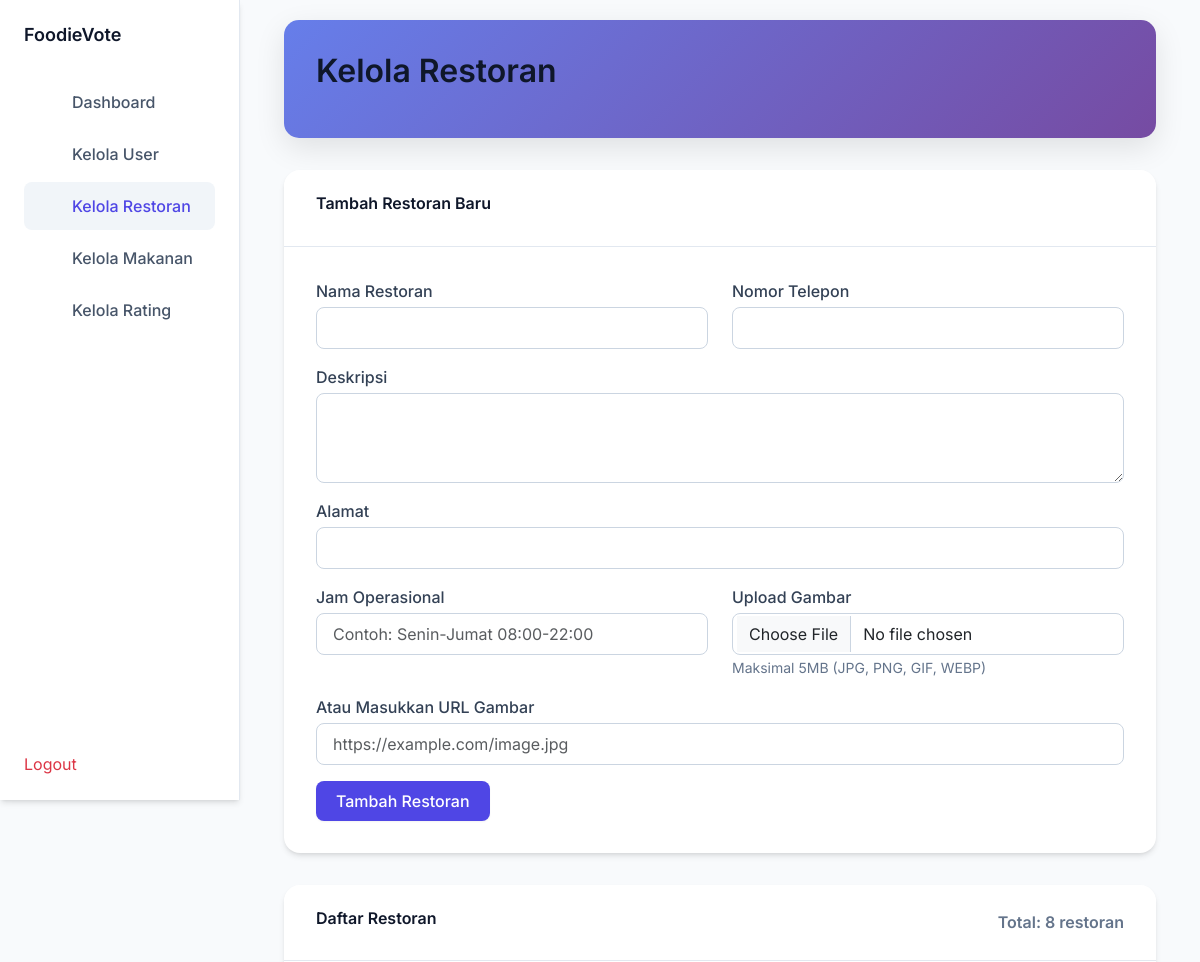
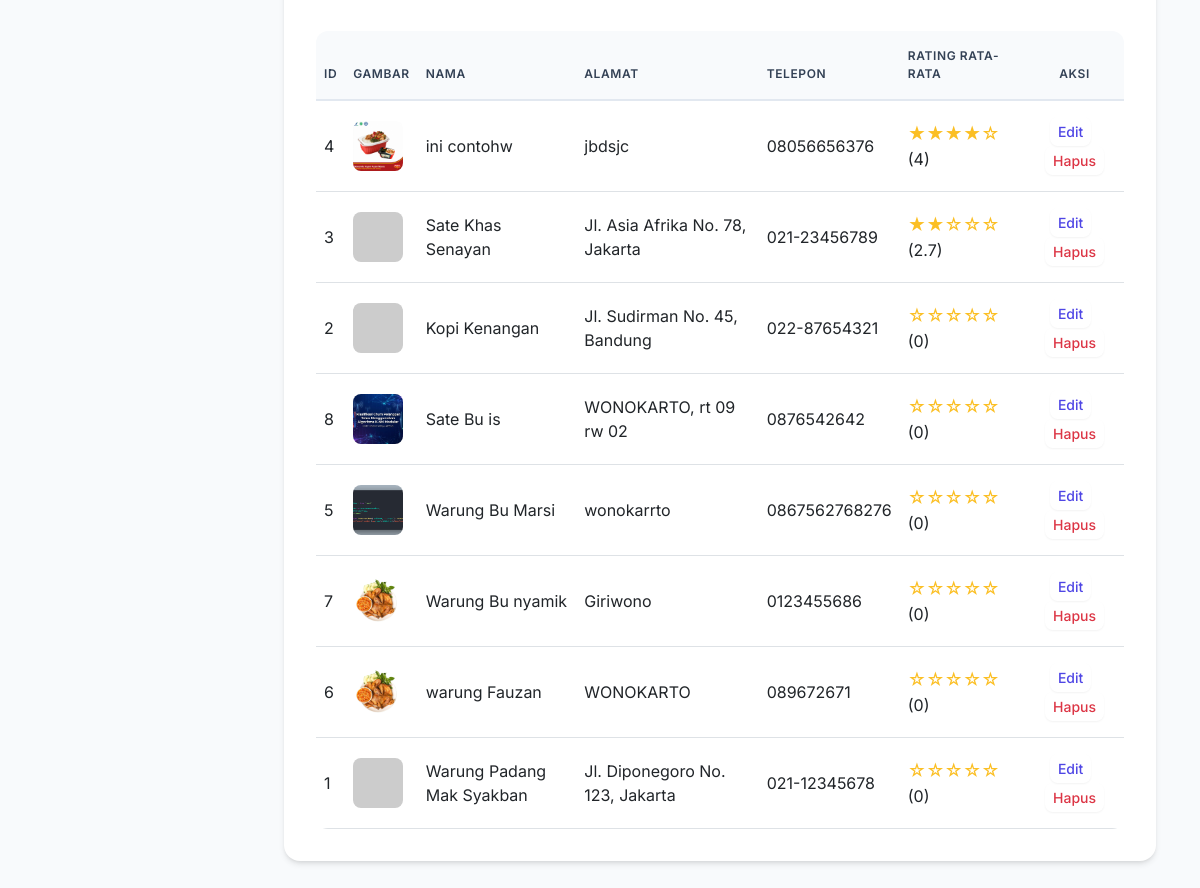
Page /Sasino/foodievote/index.php?page=manage-restaurants (signed in) on the committed database (2 pictures, top to bottom).
### tables this page shows
CREATE TABLE `restaurants` (
  `id` int NOT NULL,
  `name` varchar(255) NOT NULL,
  `description` text NOT NULL,
  `address` text NOT NULL,
  `phone` varchar(20) NOT NULL,
  `operating_hours` varchar(100) NOT NULL,
  `image_url` varchar(500) DEFAULT NULL,
  `created_at` timestamp NULL DEFAULT CURRENT_TIMESTAMP
);

### config/database.php (called while the page is built, shortened)
<?php
function getConnection() {
    try {
        $pdo = new PDO("mysql:host=" . DB_HOST . ";dbname=" . DB_NAME, DB_USER, DB_PASS);
        $pdo->setAttribute(PDO::ATTR_ERRMODE, PDO::ERRMODE_EXCEPTION);
        return $pdo;
    } catch(PDOException $e) {
        die("Koneksi gagal: " . $e->getMessage());
    }
}

### modules/restaurants/restaurant.model.php (called while the page is built, shortened)
<?php
require_once __DIR__ . '/../../config/database.php';
class RestaurantModel {
    private $conn;
    public function __construct() {
        $this->conn = getConnection();
    }
    public function getAllRestaurants() {
        try {
            $sql = "SELECT r.id, r.name, r.description, r.address, r.phone, r.operating_hours, r.image_url,
                    AVG(rt.rating) as avg_rating, COUNT(rt.id) as total_ratings
                    FROM restaurants r
                    LEFT JOIN ratings rt ON r.id = rt.restaurant_id
                    GROUP BY r.id
                    ORDER BY avg_rating DESC, r.name ASC";
            $stmt = $this->conn->prepare($sql);
            $stmt->execute();
            return $stmt->fetchAll(PDO::FETCH_ASSOC);
        } catch (PDOException $e) {
            error_log("Error in getAllRestaurants: " . $e->getMessage());
            return [];
        }
    }
}

### views/admin/manage-restaurants.php (the view, shortened to what this page needs)
<?php
require_once '../modules/restaurants/restaurant.model.php';
$restaurantModel = new RestaurantModel();
$restaurants = $restaurantModel->getAllRestaurants();
$restaurants = $restaurantModel->getAllRestaurants();
?>
<div class="dashboard-header">
    <h1>Kelola Restoran</h1>
</div>
<div class="card mb-4 fade-in-section">
    <div class="card-header">
        <h5>Tambah Restoran Baru</h5>
    </div>
    <div class="card-body">
        <form method="POST" enctype="multipart/form-data">
            <div class="row">
                <div class="col-md-6 mb-3">
                    <label for="name" class="form-label">Nama Restoran</label>
                    <input type="text" class="form-control" id="name" name="name" required>
                </div>
                <div class="col-md-6 mb-3">
                    <label for="phone" class="form-label">Nomor Telepon</label>
                    <input type="text" class="form-control" id="phone" name="phone" required>
                </div>
            </div>
            <div class="mb-3">
                <label for="description" class="form-label">Deskripsi</label>
                <textarea class="form-control" id="description" name="description" rows="3" required></textarea>
            </div>
            <div class="mb-3">
                <label for="address" class="form-label">Alamat</label>
                <input type="text" class="form-control" id="address" name="address" required>
            </div>
            <div class="row">
                <div class="col-md-6 mb-3">
                    <label for="operating_hours" class="form-label">Jam Operasional</label>
                    <input type="text" class="form-control" id="operating_hours" name="operating_hours" placeholder="Contoh: Senin-Jumat 08:00-22:00" required>
                </div>
                <div class="col-md-6 mb-3">
                    <label for="image_file" class="form-label">Upload Gambar</label>
                    <input type="file" class="form-control" id="image_file" name="image_file" accept="image/*" onchange="previewImage(this, 'preview_add')">
                    <small class="text-muted">Maksimal 5MB (JPG, PNG, GIF, WEBP)</small>
                </div>
            </div>
            <div class="mb-3">
                <label for="image_url" class="form-label">Atau Masukkan URL Gambar</label>
                <input type="text" class="form-control" id="image_url" name="image_url" placeholder="https://example.com/image.jpg">
            </div>
            <button type="submit" name="add_restaurant" class="btn btn-primary pulse-animation">Tambah Restoran</button>
        </form>
    </div>
</div>
<div class="card fade-in-section">
    <div class="card-header d-flex justify-content-between align-items-center">
        <h5>Daftar Restoran</h5>
        <span class="text-muted">Total: <?php echo count($restaurants); ?> restoran</span>
    </div>
    <div class="card-body">
        <div class="table-responsive">
            <table class="table">
                <thead>
                    <tr>
                        <th>ID</th>
                        <th>Gambar</th>
                        <th>Nama</th>
                        <th>Alamat</th>
                        <th>Telepon</th>
                        <th>Rating Rata-rata</th>
                        <th class="text-center">Aksi</th>
                    </tr>
                </thead>
                <tbody>
                    <?php foreach ($restaurants as $restaurant): ?>
                        <tr>
                            <td><?php echo $restaurant['id']; ?></td>
                            <td>
                                <?php if (!empty($restaurant['image_url'])): ?>
                                    <?php
                                    $imageSrc = $restaurant['image_url'];
                                    if (strpos($restaurant['image_url'], 'http') !== 0) {
                                        if (strpos($restaurant['image_url'], '/') === 0) {
                                            $imageSrc = BASE_URL . $restaurant['image_url'];
                                        } else {
                                            $imageSrc = BASE_URL . '/' . $restaurant['image_url'];
                                        }
                                    }
                                    ?>
                                    <img src="<?php echo htmlspecialchars($imageSrc); ?>"
                                         alt="<?php echo htmlspecialchars($restaurant['name']); ?>"
                                         style="width: 50px; height: 50px; object-fit: cover; border-radius: 8px;"
                                         onerror="this.parentElement.innerHTML='<div style=\'width: 50px; height: 50px; background: #f0f0f0; border-radius: 8px; display: flex; align-items: center; justify-content: center;\'>🏪</div>'">
                                <?php else: ?>
                                    <div style="width: 50px; height: 50px; background: #f0f0f0; border-radius: 8px; display: flex; align-items: center; justify-content: center;">🏪</div>
                                <?php endif; ?>
                            </td>
                            <td><?php echo htmlspecialchars($restaurant['name']); ?></td>
                            <td><?php echo htmlspecialchars($restaurant['address']); ?></td>
                            <td><?php echo htmlspecialchars($restaurant['phone']); ?></td>
                            <td>
                                <?php
                                $avgRating = $restaurant['avg_rating'] ? round($restaurant['avg_rating'], 1) : 0;
                                echo '<span class="rating-stars">';
                                for ($i = 1; $i <= 5; $i++) {
                                    if ($i <= $avgRating) {
                                        echo '★';
                                    } else {
                                        echo '☆';
                                    }
                                }
                                echo '</span> (' . $avgRating . ')';
                                ?>
                            </td>
                            <td class="text-center">
                                <button class="btn btn-sm btn-outline-primary me-2" data-bs-toggle="modal" data-bs-target="#editModal<?php echo $restaurant['id']; ?>">Edit</button>
                                <form method="POST" class="d-inline" onsubmit="return confirm('Apakah Anda yakin ingin menghapus restoran ini?')">
                                    <button type="submit" name="delete_restaurant" class="btn btn-sm btn-outline-danger">Hapus</button>
                                </form>
                            </td>
                        </tr>
                    <?php endforeach; ?>
                </tbody>
            </table>
        </div>
    </div>
</div>

### assets/css/style.css (style rules this page uses)
body { font-family: 'Segoe UI', Tahoma, Geneva, Verdana, sans-serif; padding-top: 20px; padding-bottom: 20px; }
.card { box-shadow: 0 4px 6px rgba(0, 0, 0, 0.1); transition: transform 0.3s ease; }
.btn { border-radius: 30px; }
.rating-stars { color: #ffc107; }
.table th { border-top: none; border-bottom-width: 2px; }
body:not(.admin-body) { padding-top: 20px; }

### rows in the picture
restaurants: id "4", image_url (picture), name "ini contohw", address "jbdsjc", phone "08056656376", avgRating "4"
restaurants: id "3", name "Sate Khas Senayan", address "Jl. Asia Afrika No. 78, Jakarta", phone "021-23456789", avgRating "2.7"
restaurants: id "2", name "Kopi Kenangan", address "Jl. Sudirman No. 45, Bandung", phone "022-87654321", avgRating "0"
restaurants: id "8", image_url (picture), name "Sate Bu is", address "WONOKARTO, rt 09 rw 02", phone "0876542642", avgRating "0"
restaurants: id "5", image_url (picture), name "Warung Bu Marsi", address "wonokarrto", phone "0867562768276", avgRating "0"
restaurants: id "7", image_url (picture), name "Warung Bu nyamik", address "Giriwono", phone "0123455686", avgRating "0"
restaurants: id "6", image_url (picture), name "warung Fauzan", address "WONOKARTO", phone "089672671", avgRating "0"
restaurants: id "1", name "Warung Padang Mak Syakban", address "Jl. Diponegoro No. 123, Jakarta", phone "021-12345678", avgRating "0"

### other values in the picture
count($restaurants) "8"
